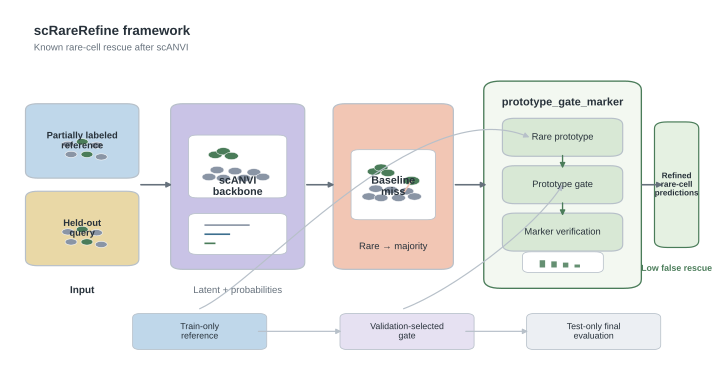

The Python source for this figure:
from pathlib import Path

import matplotlib as mpl
import matplotlib.pyplot as plt
from matplotlib import patches
from matplotlib.path import Path as MplPath

mpl.rcParams.update({
    "font.family": "sans-serif",
    "font.sans-serif": ["Arial", "Helvetica", "DejaVu Sans", "sans-serif"],
    "svg.fonttype": "none",
    "pdf.fonttype": 42,
    "font.size": 7,
    "axes.linewidth": 0.6,
})

OUT = Path(__file__).with_suffix("")

COLORS = {
    "ink": "#27313A",
    "muted": "#66717C",
    "line": "#B7C0C9",
    "panel": "#F7F9FB",
    "reference": "#BFD7EA",
    "query": "#E9D8A6",
    "scanvi": "#C9C3E6",
    "failure": "#F2C6B4",
    "module": "#D8E8D5",
    "rare": "#4A7C59",
    "major": "#8A95A5",
    "accent": "#3D6F8E",
}


def rounded_box(ax, xy, w, h, label, face, edge=None, lw=0.9, radius=0.018, fontsize=7, weight="normal", color=None):
    edge = edge or COLORS["line"]
    color = color or COLORS["ink"]
    box = patches.FancyBboxPatch(
        xy,
        w,
        h,
        boxstyle=patches.BoxStyle("Round", pad=0.012, rounding_size=radius),
        linewidth=lw,
        edgecolor=edge,
        facecolor=face,
    )
    ax.add_patch(box)
    ax.text(xy[0] + w / 2, xy[1] + h / 2, label, ha="center", va="center", fontsize=fontsize, color=color, weight=weight)
    return box


def arrow(ax, x0, y0, x1, y1, color=None, lw=1.2):
    color = color or COLORS["muted"]
    ax.annotate(
        "",
        xy=(x1, y1),
        xytext=(x0, y0),
        arrowprops=dict(arrowstyle="-|>", lw=lw, color=color, shrinkA=0, shrinkB=0, mutation_scale=8),
    )


def curved_arrow(ax, start, end, c1, c2, color=None, lw=1.0):
    color = color or COLORS["muted"]
    path = MplPath([start, c1, c2, end], [MplPath.MOVETO, MplPath.CURVE4, MplPath.CURVE4, MplPath.CURVE4])
    patch = patches.FancyArrowPatch(path=path, arrowstyle="-|>", mutation_scale=8, lw=lw, color=color)
    ax.add_patch(patch)


def cells(ax, center, scale=1.0, rare=False):
    x, y = center
    offsets = [(-0.018, 0.018), (0.0, 0.024), (0.018, 0.016), (-0.014, -0.006), (0.006, -0.006), (0.024, -0.012)]
    for i, (dx, dy) in enumerate(offsets):
        fc = COLORS["rare"] if rare and i in (1, 4) else COLORS["major"]
        ax.add_patch(patches.Circle((x + dx * scale, y + dy * scale), 0.0075 * scale, facecolor=fc, edgecolor="white", lw=0.4))


def latent_cloud(ax, x, y, w, h, show_failure=False):
    ax.add_patch(patches.FancyBboxPatch((x, y), w, h, boxstyle="round,pad=0.006,rounding_size=0.012", lw=0.6, edgecolor=COLORS["line"], facecolor="white"))
    majors = [(0.18, 0.32), (0.27, 0.44), (0.34, 0.30), (0.47, 0.42), (0.57, 0.30), (0.68, 0.40), (0.78, 0.32)]
    rares = [(0.25, 0.70), (0.34, 0.76), (0.43, 0.68)]
    for px, py in majors:
        ax.add_patch(patches.Circle((x + px * w, y + py * h), 0.010, facecolor=COLORS["major"], edgecolor="white", lw=0.35))
    for px, py in rares:
        ax.add_patch(patches.Circle((x + px * w, y + py * h), 0.010, facecolor=COLORS["rare"], edgecolor="white", lw=0.35))
    if show_failure:
        ax.add_patch(patches.Circle((x + 0.74 * w, y + 0.56 * h), 0.012, facecolor=COLORS["rare"], edgecolor="white", lw=0.4))
        ax.plot([x + 0.74 * w, x + 0.64 * w], [y + 0.56 * h, y + 0.38 * h], color=COLORS["failure"], lw=1.2)


def probability_bars(ax, x, y, w, h):
    ax.add_patch(patches.FancyBboxPatch((x, y), w, h, boxstyle="round,pad=0.006,rounding_size=0.012", lw=0.6, edgecolor=COLORS["line"], facecolor="white"))
    vals = [0.74, 0.42, 0.18]
    cols = [COLORS["major"], COLORS["accent"], COLORS["rare"]]
    for i, val in enumerate(vals):
        yy = y + h * (0.72 - i * 0.25)
        ax.add_patch(patches.Rectangle((x + 0.13 * w, yy), val * 0.68 * w, 0.045 * h, facecolor=cols[i], edgecolor="none"))


def mini_marker(ax, x, y, w, h):
    ax.add_patch(patches.FancyBboxPatch((x, y), w, h, boxstyle="round,pad=0.006,rounding_size=0.012", lw=0.6, edgecolor=COLORS["line"], facecolor="white"))
    for i, val in enumerate([0.76, 0.64, 0.51, 0.31]):
        ax.add_patch(patches.Rectangle((x + 0.18 * w + i * 0.16 * w, y + 0.18 * h), 0.075 * w, val * 0.58 * h, facecolor=COLORS["rare"], edgecolor="none", alpha=0.85))


fig = plt.figure(figsize=(7.2, 3.8), facecolor="white")
ax = fig.add_axes([0, 0, 1, 1])
ax.set_xlim(0, 1)
ax.set_ylim(0, 1)
ax.axis("off")

ax.text(0.035, 0.94, "scRareRefine framework", ha="left", va="center", fontsize=10, weight="bold", color=COLORS["ink"])
ax.text(0.035, 0.895, "Known rare-cell rescue after scANVI", ha="left", va="center", fontsize=7.2, color=COLORS["muted"])

rounded_box(ax, (0.035, 0.55), 0.14, 0.18, "Partially labeled\nreference", COLORS["reference"], weight="bold")
rounded_box(ax, (0.035, 0.31), 0.14, 0.18, "Held-out\nquery", COLORS["query"], weight="bold")
cells(ax, (0.105, 0.61), 1.15, rare=True)
cells(ax, (0.105, 0.37), 1.15, rare=True)
ax.text(0.105, 0.23, "Input", ha="center", va="center", fontsize=7.5, weight="bold", color=COLORS["ink"])

arrow(ax, 0.19, 0.52, 0.235, 0.52)

rounded_box(ax, (0.245, 0.30), 0.17, 0.43, "scANVI\nbackbone", COLORS["scanvi"], weight="bold", fontsize=8)
latent_cloud(ax, 0.265, 0.49, 0.13, 0.16)
probability_bars(ax, 0.265, 0.335, 0.13, 0.10)
ax.text(0.33, 0.23, "Latent + probabilities", ha="center", va="center", fontsize=7.2, color=COLORS["muted"])

arrow(ax, 0.43, 0.52, 0.47, 0.52)

rounded_box(ax, (0.48, 0.30), 0.15, 0.43, "Baseline\nmiss", COLORS["failure"], weight="bold", fontsize=8)
latent_cloud(ax, 0.50, 0.43, 0.11, 0.18, show_failure=True)
ax.text(0.555, 0.35, "Rare → majority", ha="center", va="center", fontsize=7.1, color=COLORS["ink"])

arrow(ax, 0.645, 0.52, 0.69, 0.52)

module = patches.FancyBboxPatch((0.70, 0.25), 0.20, 0.54, boxstyle="round,pad=0.014,rounding_size=0.025", linewidth=1.0, edgecolor=COLORS["rare"], facecolor="#F3F8F1")
ax.add_patch(module)
ax.text(0.80, 0.745, "prototype_gate_marker", ha="center", va="center", fontsize=8.2, weight="bold", color=COLORS["ink"])
rounded_box(ax, (0.725, 0.61), 0.15, 0.08, "Rare prototype", COLORS["module"], fontsize=7.0)
rounded_box(ax, (0.725, 0.48), 0.15, 0.08, "Prototype gate", COLORS["module"], fontsize=7.0)
rounded_box(ax, (0.725, 0.35), 0.15, 0.08, "Marker verification", COLORS["module"], fontsize=7.0)
mini_marker(ax, 0.748, 0.285, 0.105, 0.045)
arrow(ax, 0.80, 0.60, 0.80, 0.565, color=COLORS["rare"], lw=1.0)
arrow(ax, 0.80, 0.47, 0.80, 0.435, color=COLORS["rare"], lw=1.0)

arrow(ax, 0.915, 0.52, 0.945, 0.52)

rounded_box(ax, (0.945, 0.36), 0.04, 0.32, "Refined\nrare-cell\npredictions", "#E5F1E2", edge=COLORS["rare"], weight="bold", fontsize=6.1)
ax.text(0.965, 0.29, "Low false rescue", ha="center", va="center", fontsize=6.6, color=COLORS["rare"], weight="bold")

for x, label, face in [(0.19, "Train-only\nreference", COLORS["reference"]), (0.49, "Validation-selected\ngate", "#E6E1F2"), (0.76, "Test-only final\nevaluation", "#ECEFF3")]:
    rounded_box(ax, (x, 0.08), 0.17, 0.075, label, face, lw=0.6, radius=0.012, fontsize=6.6)
arrow(ax, 0.36, 0.118, 0.48, 0.118, color=COLORS["line"], lw=0.9)
arrow(ax, 0.66, 0.118, 0.75, 0.118, color=COLORS["line"], lw=0.9)

curved_arrow(ax, (0.275, 0.18), (0.752, 0.65), (0.36, 0.25), (0.59, 0.78), color=COLORS["line"], lw=0.9)
curved_arrow(ax, (0.57, 0.18), (0.80, 0.52), (0.64, 0.23), (0.76, 0.40), color=COLORS["line"], lw=0.9)

fig.savefig(f"{OUT}.svg", bbox_inches="tight")
fig.savefig(f"{OUT}.pdf", bbox_inches="tight")
fig.savefig(f"{OUT}.tiff", dpi=600, bbox_inches="tight")
plt.close(fig)
